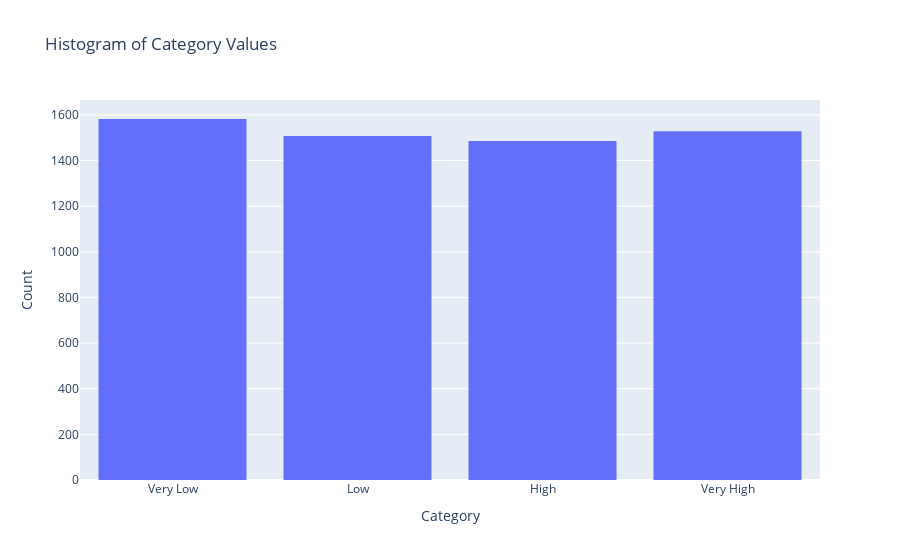

The code cell stored with this chart in its notebook:
### Code cell
category_order = ['Very Low', 'Low', 'High', 'Very High']
# Plotting the histogram with specified category order
fig = px.histogram(merged_df, x='category', title='Histogram of Category Values', category_orders={'category': category_order})
fig.update_layout(xaxis_title='Category', yaxis_title='Count')

# Show the plot
fig.show()

### Figure 1 — Plotly figure (JSON) as saved in the notebook; plotly's stock layout.template omitted (floating-point values rounded to 4 significant figures; data arrays with more than 128 entries replaced by an {"elided": "..."} marker saying what was removed)
{"data": [{"alignmentgroup": "True", "bingroup": "x", "hovertemplate": "category=%{x}<br>count=%{y}<extra></extra>", "legendgroup": "", "marker": {"color": "#636efa", "pattern": {"shape": ""}}, "name": "", "offsetgroup": "", "orientation": "v", "showlegend": false, "type": "histogram", "x": {"elided": "6103 str values"}, "xaxis": "x", "yaxis": "y"}], "layout": {"barmode": "relative", "legend": {"tracegroupgap": 0}, "title": {"text": "Histogram of Category Values"}, "xaxis": {"anchor": "y", "categoryarray": ["Very Low", "Low", "High", "Very High"], "categoryorder": "array", "domain": [0, 1], "title": {"text": "Category"}}, "yaxis": {"anchor": "x", "domain": [0, 1], "title": {"text": "Count"}}}}
